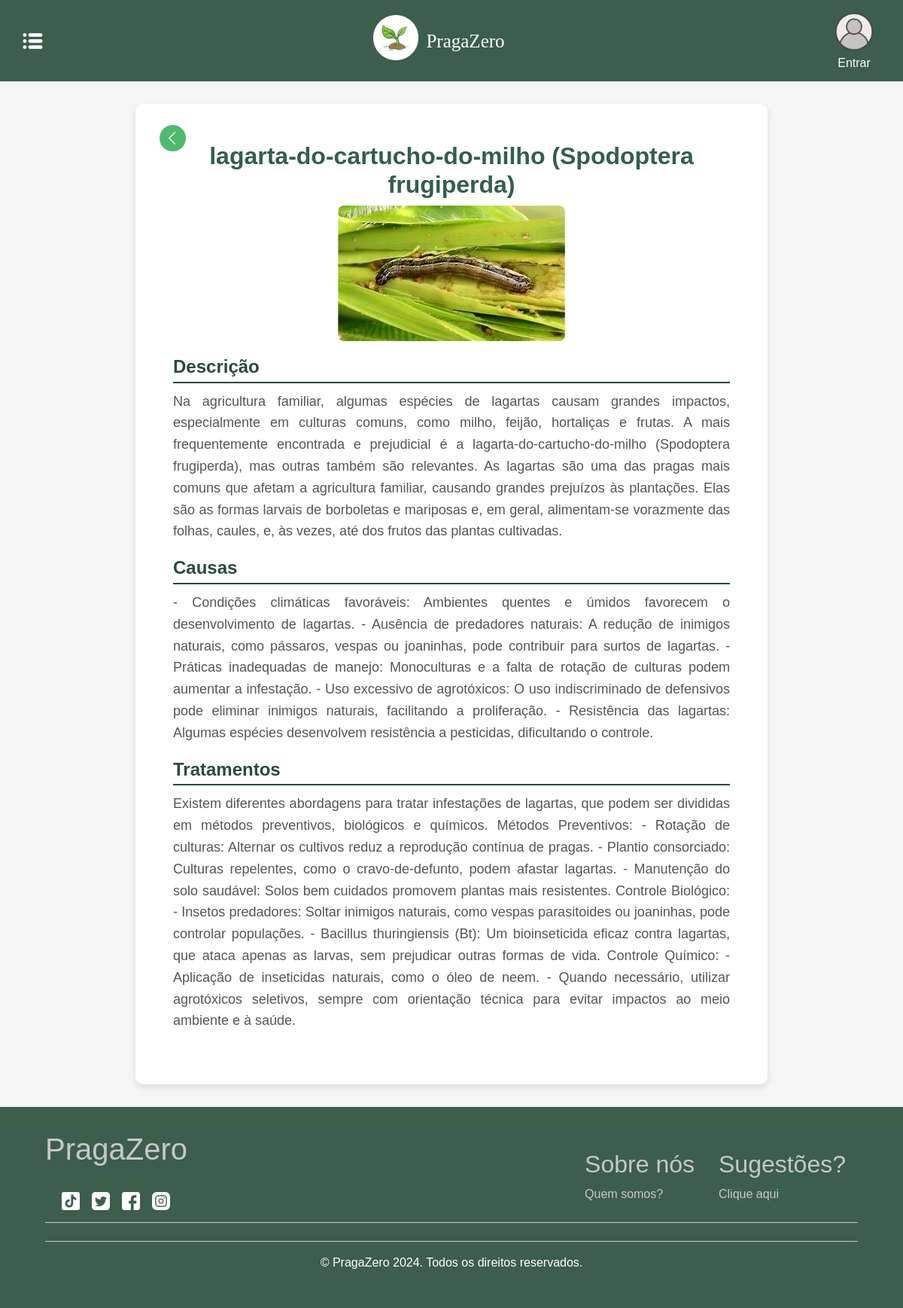
Page /pragas/41/ on the committed database.
### agro/models.py (models this page shows, shortened)
class Praga(models.Model):
    nome = models.CharField(max_length=100)
    descricao = RichTextField(verbose_name="Descrição")  # Campo formatado
    imagem = models.ImageField(
        verbose_name="Imagem",
        upload_to='imagens/pragas/',
        null=True,
        blank=True
    )
    likes = models.IntegerField(default=0)
    dislikes = models.IntegerField(default=0)
    causas = RichTextField(blank=True, null=True)  # Campo formatado
    tratamento = RichTextField(blank=True, null=True)  # Campo formatado
    class Meta:
        verbose_name = "Praga"
        verbose_name_plural = "Pragas"

### agro/views.py (the view)
# urls.py: path('pragas/<int:praga_id>/', views.agro_detalhe, name='agro_detalhe'),
def agro_detalhe(request, praga_id):
    praga = get_object_or_404(Praga, id=praga_id)
    return render(request, 'agro/agro_detalhe.html', {'praga': praga})

### agro/templates/agro/agro_detalhe.html (shortened to what this page needs)
{% extends "base.html" %}
{% load static %}
{% block main %}
<link rel="stylesheet" href="{% static 'css/style.css' %}" />
<div class="praga-detalhe">
    <a href="{% url 'agro:agro_list' %}" class="voltar-lista">
        <img class="small" style="max-width: 35px;" src="{% static 'img/voltar.png' %}" alt="Voltar">
    </a>
    <h1 class="praga-nome">{{ praga.nome }}</h1>
    <img src="{{ praga.imagem.url }}" alt="{{ praga.nome }}" class="praga-imagem">
    <div class="praga-section">
        <h2 class="praga-section-title">Descrição</h2>
        <div class="praga-descricao">{{ praga.descricao|safe }}</div>
    </div>
    {% if praga.causas %}
        <div class="praga-section">
            <h2 class="praga-section-title">Causas</h2>
            <div class="praga-causas">{{ praga.causas|safe }}</div>
        </div>
    {% endif %}
    {% if praga.tratamento %}
        <div class="praga-section">
            <h2 class="praga-section-title">Tratamentos</h2>
            <div class="praga-tratamentos">{{ praga.tratamento|safe }}</div>
        </div>
    {% endif %}
</div>
{% endblock %}

### static/css/style.css (style rules this page uses)
html, body { height: 100%; margin: 0; padding: 0; }
* { margin: 0; padding: 0; box-sizing: border-box; }
:root { --primary-color: #007bff; --secondary-color: #C8C8C8; --background-color: #3C5E4B; --hover-color: #0056b3; --text-color: #C8C8C8; }
a { text-decoration: none; }
h1, h2 { color: #ffffff; }

### agro/templates/agro/agro_detalhe.html (style rules this page uses)
.praga-descricao, .praga-causas, .praga-tratamentos { color: #333; font-size: 16px; line-height: 1.5; text-align: justify; }
body { font-family: Arial, sans-serif; background-color: #f5f5f5; color: #335d50; margin: 0; padding: 0; }
.praga-detalhe { max-width: 70%; margin: 30px auto; padding: 50px; background-color: #ffffff; border-radius: 10px; box-shadow: 0px 4px 8px rgba(0, 0, 0, 0.1); text-align: left; position: relative; }
.voltar-lista { position: absolute; top: 10px; left: 10px; margin: 10px; padding: 8px 12px; border-radius: 5px; text-decoration: none; transition: background-color 0.3s, transform 0.3s; max-width: 50px; display: inline-block; text-align: center; }
.praga-nome { font-size: 32px; font-weight: bold; color: #335d50; text-align: center; }
.praga-imagem { max-width: 100%; border-radius: 8px; margin: 0 auto 20px; display: block; }
.praga-section { margin-bottom: 20px; }
.praga-section-title { font-size: 24px; font-weight: bold; color: #2a4a42; margin-bottom: 10px; border-bottom: 2px solid #2a4a42; padding-bottom: 5px; }
.praga-descricao, .praga-causas, .praga-tratamentos { font-size: 18px; line-height: 1.6; color: #555; text-align: justify; }

### rows in the picture
Praga: nome "lagarta-do-cartucho-do-milho (Spodoptera frugiperda)", imagem (picture), descricao "Na agricultura familiar, algumas espécies de lagartas causam grandes impactos, especialmente em culturas comuns, como milho, feijão, hortaliças e frutas. A mais frequentemente encontrada e prejudicial é a lagarta-do-cartucho-do-milho (Spodoptera frugiperda), mas outras também são relevantes. As lagartas são uma das pragas mais comuns que afetam a agricultura familiar, causando grandes prejuízos às plantações. Elas são as formas larvais de borboletas e mariposas e, em geral, alimentam-se vorazmente das folhas, caules, e, às vezes, até dos frutos das plantas cultivadas.", causas "- Condições climáticas favoráveis: Ambientes quentes e úmidos favorecem o desenvolvimento de lagartas. - Ausência de predadores naturais: A redução de inimigos naturais, como pássaros, vespas ou joaninhas, pode contribuir para surtos de lagartas. - Práticas inadequadas de manejo: Monoculturas e a falta de rotação de culturas podem aumentar a infestação. - Uso excessivo de agrotóxicos: O uso indiscriminado de defensivos pode eliminar inimigos naturais, facilitando a proliferação. - Resistência das lagartas: Algumas espécies desenvolvem resistência a pesticidas, dificultando o controle.", tratamento "Existem diferentes abordagens para tratar infestações de lagartas, que podem ser divididas em métodos preventivos, biológicos e químicos. Métodos Preventivos: - Rotação de culturas: Alternar os cultivos reduz a reprodução contínua de pragas. - Plantio consorciado: Culturas repelentes, como o cravo-de-defunto, podem afastar lagartas. - Manutenção do solo saudável: Solos bem cuidados promovem plantas mais resistentes. Controle Biológico: - Insetos predadores: Soltar inimigos naturais, como vespas parasitoides ou joaninhas, pode controlar populações. - Bacillus thuringiensis (Bt): Um bioinseticida eficaz contra lagartas, que ataca apenas as larvas, sem prejudicar outras formas de vida.…"
